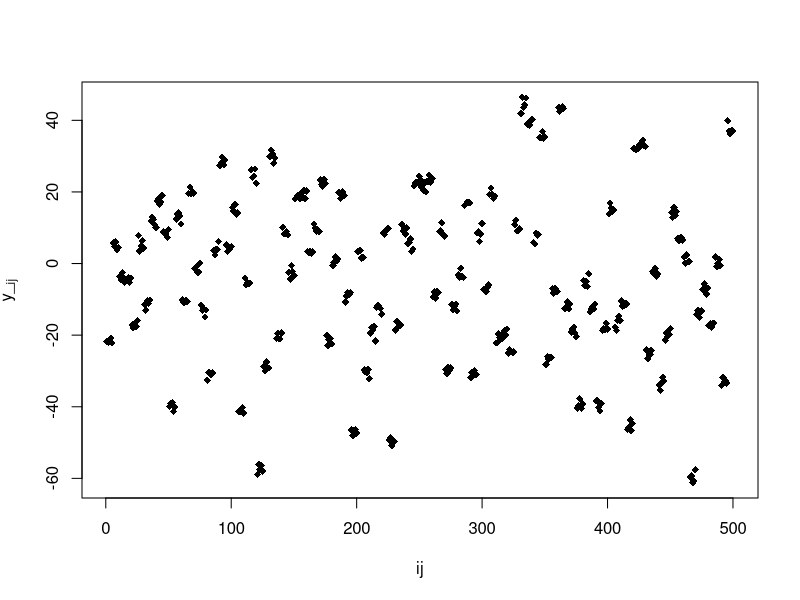
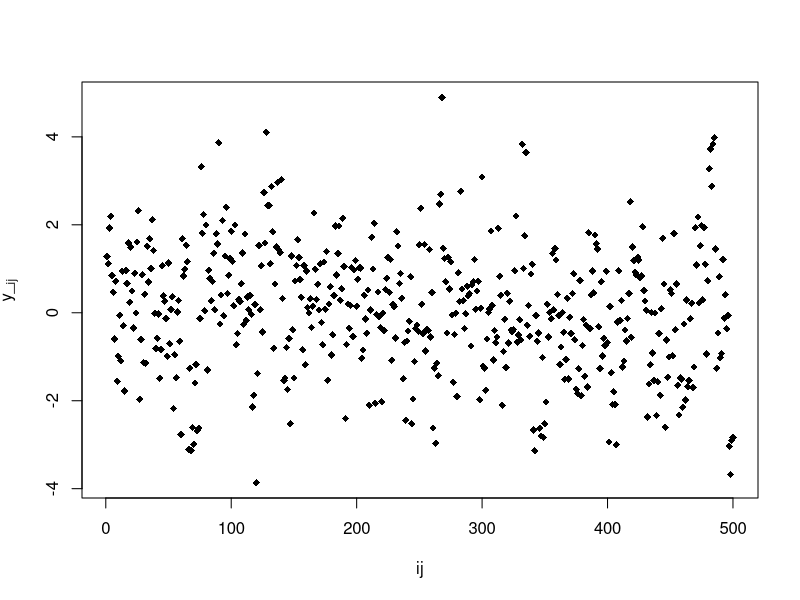
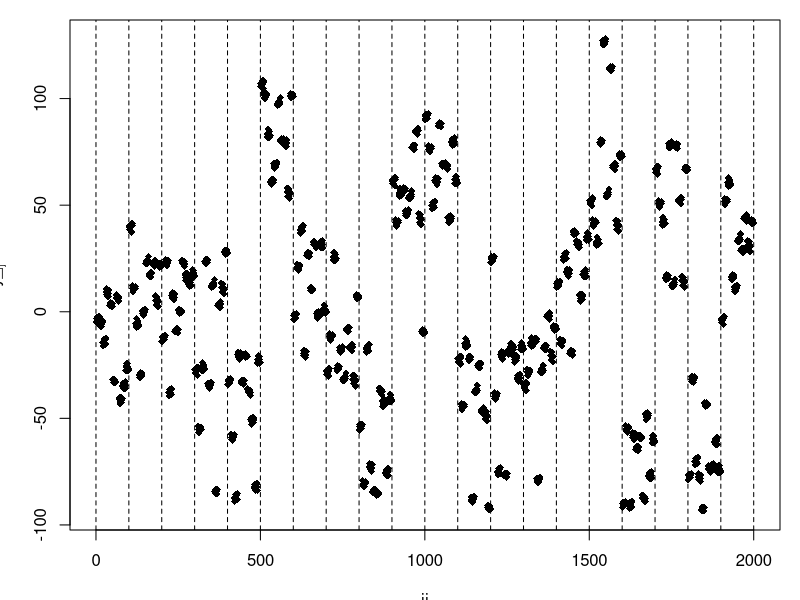
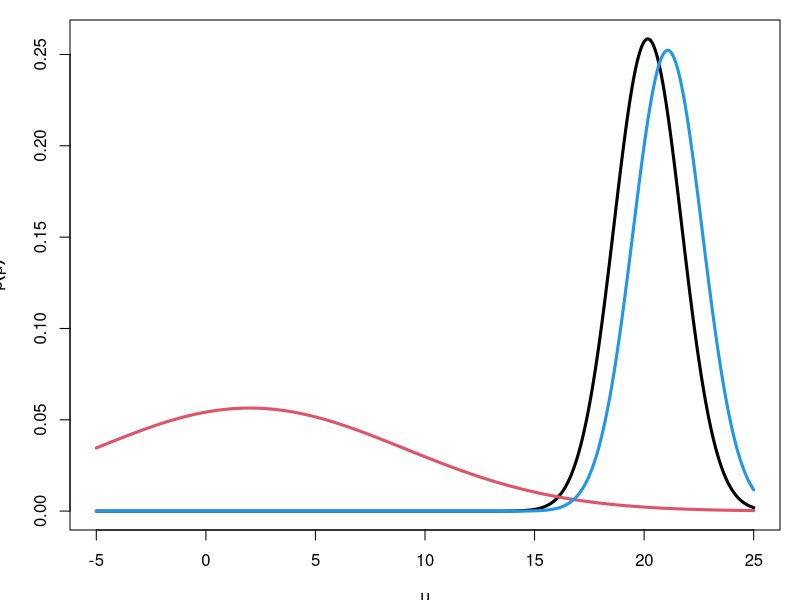

R code for these plots, in order:
####################################################################
# Jeff Goldsmith
# April 19 2016
#
# R code used in P8111 Lecture 23
####################################################################

## clear work space
rm(list = ls())

library(lme4)

####################################################################
## two simulated data examples
####################################################################

I = 100
J = 5

Z.des = matrix(c(rep(1, J), rep(0, I*J)), nrow = I*J, ncol = I)
bi = rnorm(I, 0, 25)
eps = rnorm(I*J, 0, 1)
yij = Z.des%*% bi + eps 

plot(Z.des%*% bi + eps, xlab = "ij", ylab = expression(y_[ij]), pch = 18)

bi = rnorm(I, 0, 1)
yij = Z.des%*% bi + eps 
plot(Z.des%*% bi + eps, xlab = "ij", ylab = expression(y_[ij]), pch = 18)

subjs = Z.des %*% (1:I)

lmer(yij ~ (1 | subjs))


####################################################################
## three level data
####################################################################

set.seed(121)

I = 20
J = 10
K = 10

ZI.des = matrix(c(rep(1, J*K), rep(0, I*J*K)), nrow = I*J*K, ncol = I)
ZIJ.des = matrix(c(rep(1, K), rep(0, I*J*K)), nrow = I*J*K, ncol = I*J)
bi = rnorm(I, 0, 50)
bij = rnorm(I*J, 0, 25)
eps = rnorm(I*J, 0, 1)
yij = ZI.des %*% bi + ZIJ.des%*% bij + eps 

dev.new(width = 7, height = 3.5)
par(mai = c(.7,.7,.2,.2))
plot(yij, xlab = "ij", ylab = expression(y_[ij]), pch = 18)
abline(v = c(J*K * (0:I)), lty = 2)

L1 = ZI.des %*% (1:I)
L2 = ZIJ.des %*% (1:(I*J))

nested.mod = lmer(yij ~ (1 | L1) + (1 | L2))
summary(nested.mod)

####################################################################
## effect of bayes
####################################################################

set.seed(2008)

grid = seq(-5, 25, length = 1000)

n = 10

l.var = 25
l.mean = 20
y = rnorm(n, mean = l.mean, sd = sqrt(l.var))
like = dnorm(grid, mean = mean(y), sd = sqrt(l.var/n))

p.var = 50
p.mean = 2
prior = dnorm(grid, mean = p.mean, sd = sqrt(p.var))

post.mean = mean(y) * p.var / (p.var + l.var/n) + p.mean * (l.var/n) / (p.var + l.var/n)
post.var = (p.var * l.var / n) / (p.var + l.var/n)
post = dnorm(grid, mean = post.mean, sd = sqrt(post.var))
plot(grid, post, type = 'l', lwd = 3, xlab = expression(mu), ylab = expression(p(mu)))
points(grid, prior, type = 'l', col = 2, lwd = 3)
points(grid, like, type = 'l', col = 4, lwd = 3)


####################################################################
####################################################################
####################################################################
####################################################################
####################################################################
####################################################################